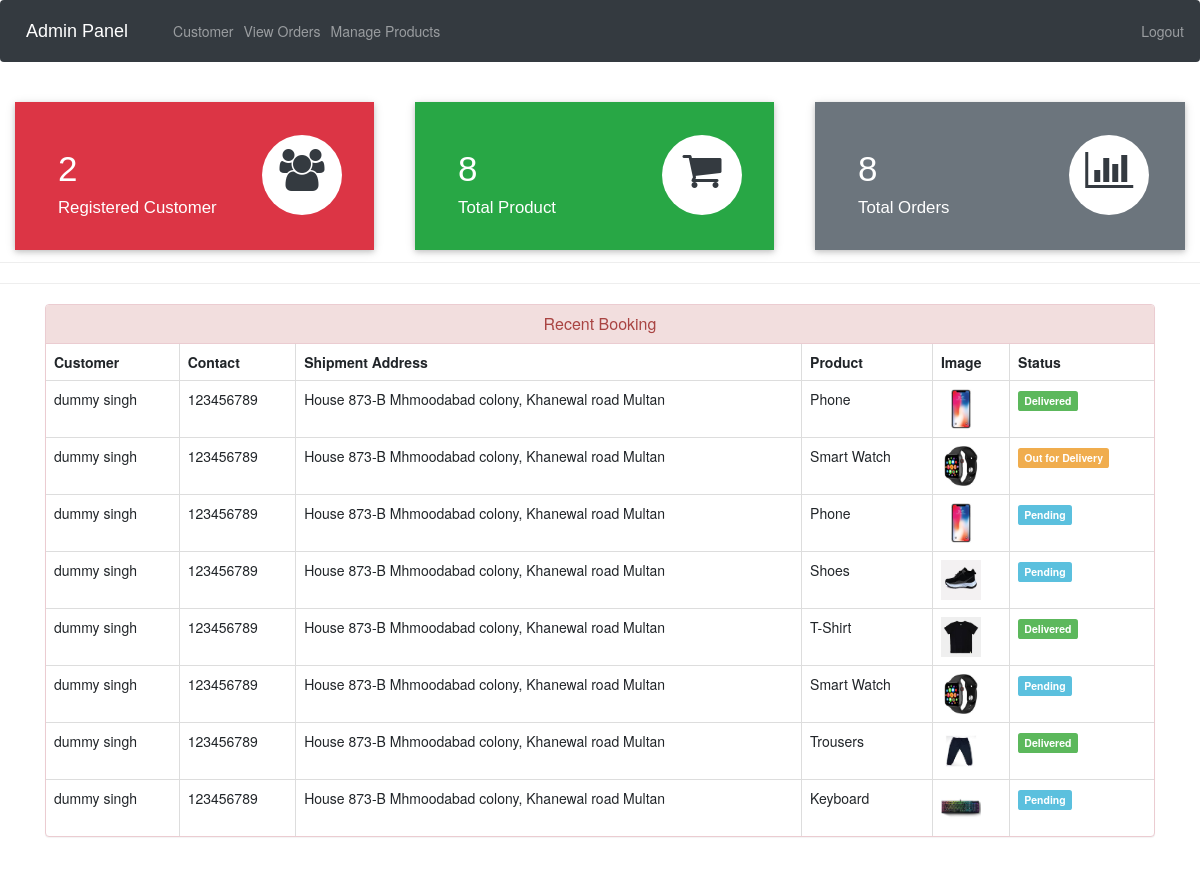
The app's page /admin-dashboard (signed in) with its own data.
### ecom/models.py (models this page shows, shortened)
class Customer(models.Model):
    user=models.OneToOneField(User,on_delete=models.CASCADE)
    profile_pic= models.ImageField(upload_to='profile_pic/CustomerProfilePic/',null=True,blank=True, default="-")
    address = models.CharField(max_length=40)
    mobile = models.CharField(max_length=20,null=False)
    @property
    def get_name(self):
        return self.user.first_name+" "+self.user.last_name

class Orders(models.Model):
    STATUS =(
        ('Pending','Pending'),
        ('Order Confirmed','Order Confirmed'),
        ('Out for Delivery','Out for Delivery'),
        ('Delivered','Delivered'),
    )
    customer=models.ForeignKey('Customer', on_delete=models.CASCADE,null=True)
    product=models.ForeignKey('Product',on_delete=models.CASCADE,null=True)
    email = models.CharField(max_length=50,null=True)
    address = models.CharField(max_length=500,null=True)
    mobile = models.CharField(max_length=20,null=True)
    order_date= models.DateField(auto_now_add=True,null=True)
    status=models.CharField(max_length=50,null=True,choices=STATUS)

class Product(models.Model):
    name=models.CharField(max_length=40)
    product_image= models.ImageField(upload_to='product_image/',null=True,blank=True, default="-")
    price = models.PositiveIntegerField()
    description=models.CharField(max_length=40)
    category = models.ForeignKey(Category, on_delete=models.CASCADE, related_name='products', default=1)
    is_digital = models.BooleanField(default=False)

### ecom/views.py (the view)
# urls.py: path('admin-dashboard', views.admin_dashboard_view,name='admin-dashboard'),
@login_required(login_url='adminlogin')
def admin_dashboard_view(request):
    customercount=models.Customer.objects.all().count()
    productcount=models.Product.objects.all().count()
    ordercount=models.Orders.objects.all().count()
    orders=models.Orders.objects.all()
    ordered_products=[]
    ordered_bys=[]
    for order in orders:
        ordered_product=models.Product.objects.all().filter(id=order.product.id)
        ordered_by=models.Customer.objects.all().filter(id = order.customer.id)
        ordered_products.append(ordered_product)
        ordered_bys.append(ordered_by)
    mydict={
    'customercount':customercount,
    'productcount':productcount,
    'ordercount':ordercount,
    'data':zip(ordered_products,ordered_bys,orders),
    }
    return render(request,'ecom/admin_dashboard.html',context=mydict)

### templates/ecom/admin_dashboard.html
{% extends 'ecom/admin_base.html' %}
{% load static %}
{% block content %}
<br>
{%include 'ecom/admin_dashboard_cards.html'%}
<br><br><br><br><br>
<hr><hr>
<div class="container" >
    <div class="panel panel-danger" >
      <div class="panel-heading" style="text-align:center;">
        <h6 class="panel-title">Recent Booking</h6>
      </div>
      <table class="table table-hover table-bordered" id="dev-table">
        <thead>
          <tr>
            <th>Customer</th>
            <th>Contact</th>
            <th>Shipment Address</th>
            <th>Product</th>
            <th>Image</th>
            <th>Status</th>
          </tr>
        </thead>
        {% for product,customer,order in data %}
        <tr>
          {% for c in customer %}
          <td> {{c.get_name}}</td>
          <td>{{c.mobile}}</td>
          <td>{{order.address}}</td>
          {% endfor %}
          {% for p in product %}
          <td> {{p.name}}</td>
          <td> <img src="{% static p.product_image.url %}" alt="Profile Pic" height="40px" width="40px" /></td>
          {% if order.status == 'Pending'%}
          <td> <span class="label label-info">{{order.status}}</span></td>
          {% elif order.status == 'Delivered' %}
          <td> <span class="label label-success">{{order.status}}</span></td>
          {% elif order.status == 'Out for Delivery' %}
          <td> <span class="label label-warning">{{order.status}}</span></td>
          {%else%}
            <td> <span class="label label-primary">{{order.status}}</span></td>
          {%endif%}
          {% endfor %}
        </tr>
        {% endfor %}
      </table>
  </div>
</div>
{% endblock content %}

### records on screen
Orders: address "House 873-B Mhmoodabad colony, Khanewal road Multan", status "Delivered"
Customer: get_name "dummy singh", mobile "123456789"
Product: name "Phone", product_image (picture)
Orders: address "House 873-B Mhmoodabad colony, Khanewal road Multan", status "Out for Delivery"
Product: name "Smart Watch", product_image (picture)
Orders: address "House 873-B Mhmoodabad colony, Khanewal road Multan", status "Pending"
Orders: address "House 873-B Mhmoodabad colony, Khanewal road Multan", status "Pending"
Product: name "Shoes", product_image (picture)
Orders: address "House 873-B Mhmoodabad colony, Khanewal road Multan", status "Delivered"
Product: name "T-Shirt", product_image (picture)
Orders: address "House 873-B Mhmoodabad colony, Khanewal road Multan", status "Pending"
Orders: address "House 873-B Mhmoodabad colony, Khanewal road Multan", status "Delivered"
Product: name "Trousers", product_image (picture)
Orders: address "House 873-B Mhmoodabad colony, Khanewal road Multan", status "Pending"
Product: name "Keyboard", product_image (picture)

### other values on screen
{{ customercount }} "2"
{{ productcount }} "8"
{{ ordercount }} "8"
